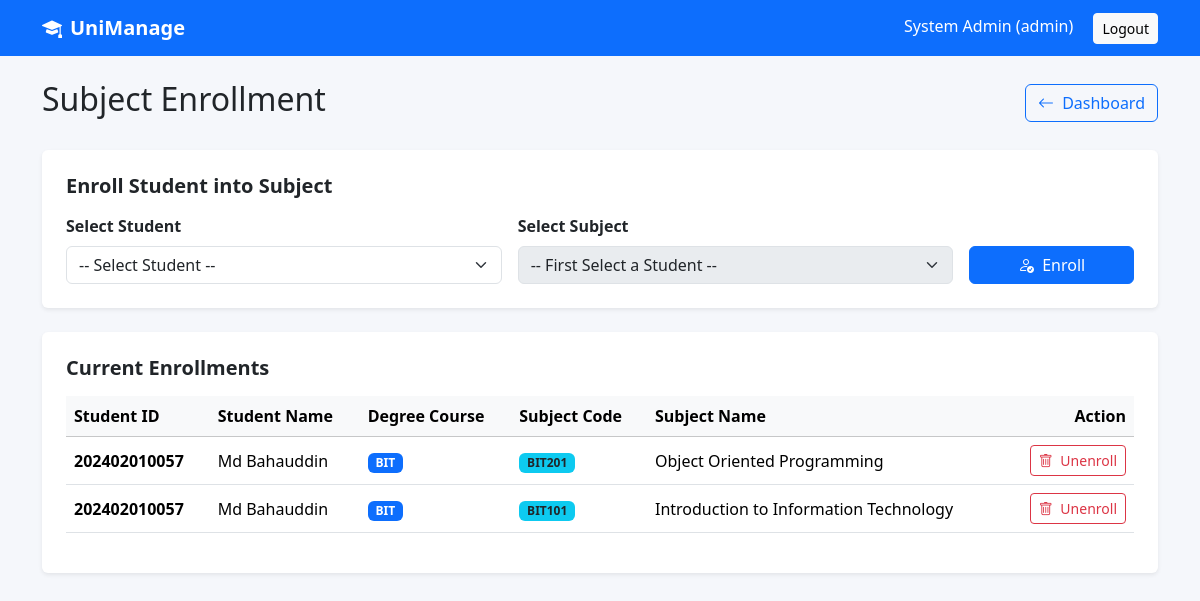
Page /admin/enrollments.php (signed in) on the committed database.
### tables this page shows
CREATE TABLE `enrollments` (
  `id` int(11) NOT NULL,
  `student_id` int(11) NOT NULL,
  `subject_id` int(11) NOT NULL,
  `created_at` timestamp NOT NULL DEFAULT current_timestamp()
);

CREATE TABLE `students` (
  `id` int(11) NOT NULL,
  `user_id` int(11) NOT NULL,
  `course_id` int(11) DEFAULT NULL,
  `student_id` varchar(50) NOT NULL,
  `phone` varchar(30) DEFAULT NULL
);

CREATE TABLE `users` (
  `id` int(11) NOT NULL,
  `name` varchar(100) NOT NULL,
  `email` varchar(150) NOT NULL,
  `password` varchar(255) NOT NULL,
  `role` enum('admin','lecturer','student') NOT NULL,
  `created_at` timestamp NOT NULL DEFAULT current_timestamp()
);

CREATE TABLE `courses` (
  `id` int(11) NOT NULL,
  `program_id` int(11) DEFAULT NULL,
  `course_code` varchar(30) NOT NULL,
  `course_name` varchar(150) NOT NULL,
  `credit_hour` int(11) NOT NULL DEFAULT 3,
  `lecturer_id` int(11) DEFAULT NULL
);

CREATE TABLE `subjects` (
  `id` int(11) NOT NULL,
  `course_id` int(11) NOT NULL,
  `subject_code` varchar(20) NOT NULL,
  `subject_name` varchar(255) NOT NULL,
  `lecturer_id` int(11) DEFAULT NULL,
  `credit_hour` int(11) DEFAULT 3,
  `created_at` timestamp NOT NULL DEFAULT current_timestamp()
);

### config/auth.php (called while the page is built, shortened)
<?php
function e($value) {
    return htmlspecialchars((string)$value, ENT_QUOTES, 'UTF-8');
}

### admin/enrollments.php (the view, shortened to what this page needs)
<?php
$asset_prefix = "../";
require_once "../config/auth.php";
require_once "../config/database.php";
$enrollments = $pdo->query("
    SELECT e.id AS enrollment_id,
           s.student_id AS student_no,
           u.name AS student_name,
           sub.subject_code,
           sub.subject_name,
           c.course_code AS degree_course
    FROM enrollments e
    JOIN students s ON s.id = e.student_id
    JOIN users u ON u.id = s.user_id
    JOIN subjects sub ON sub.id = e.subject_id
    LEFT JOIN courses c ON c.id = sub.course_id
    ORDER BY e.id DESC
")->fetchAll();
include "../partials/header.php";
?>
<div class="d-flex justify-content-between align-items-center mb-4">
    <h2>Subject Enrollment</h2>
    <a href="dashboard.php" class="btn btn-outline-primary"><i class="bi bi-arrow-left me-1"></i> Dashboard</a>
</div>
<div class="card p-4 shadow-sm mb-4">
    <h5 class="fw-bold mb-3">Enroll Student into Subject</h5>
    <form method="post">
        <div class="row g-3">
            <div class="col-md-5">
                <label class="form-label fw-semibold">Select Student</label>
                <select name="student_id" id="studentSelect" class="form-select" required>
                    <option value="">-- Select Student --</option>
                </select>
            </div>
            <div class="col-md-5">
                <label class="form-label fw-semibold">Select Subject</label>
                <select name="subject_id" id="subjectSelect" class="form-select" required disabled>
                    <option value="">-- First Select a Student --</option>
                </select>
            </div>
            <div class="col-md-2 d-flex align-items-end">
                <button type="submit" class="btn btn-primary w-100">
                    <i class="bi bi-person-check me-1"></i> Enroll
                </button>
            </div>
        </div>
    </form>
</div>
<div class="card p-4 shadow-sm">
    <h5 class="fw-bold mb-3">Current Enrollments</h5>
    <div class="table-responsive">
        <table class="table table-hover align-middle">
            <thead class="table-light">
                <tr>
                    <th>Student ID</th>
                    <th>Student Name</th>
                    <th>Degree Course</th>
                    <th>Subject Code</th>
                    <th>Subject Name</th>
                    <th class="text-end">Action</th>
                </tr>
            </thead>
            <tbody>
                <?php if (empty($enrollments)): ?>
                    <tr><td colspan="6" class="text-center text-muted">No subject enrollments found.</td></tr>
                <?php else: ?>
                    <?php foreach ($enrollments as $en): ?>
                        <tr>
                            <td><strong><?= e($en['student_no']) ?></strong></td>
                            <td><?= e($en['student_name']) ?></td>
                            <td>
                                <span class="badge bg-primary"><?= e($en['degree_course'] ?: 'General') ?></span>
                            </td>
                            <td><span class="badge bg-info text-dark"><?= e($en['subject_code']) ?></span></td>
                            <td><?= e($en['subject_name']) ?></td>
                            <td class="text-end">
                                <a href="enrollments.php?action=delete&id=<?= $en['enrollment_id'] ?>"
                                   class="btn btn-sm btn-outline-danger"
                                   onclick="return confirm('Are you sure you want to unenroll this student?');">
                                   <i class="bi bi-trash me-1"></i> Unenroll
                                </a>
                            </td>
                        </tr>
                    <?php endforeach; ?>
                <?php endif; ?>
            </tbody>
        </table>
    </div>
</div>
<?php include "../partials/footer.php"; ?>

### partials/header.php (shortened to what this page needs)
<?php
require_once __DIR__ . '/../config/auth.php';
?>
<!doctype html>
<html lang="en">
<head>
<link href="https://cdn.jsdelivr.net/npm/bootstrap@5.3.3/dist/css/bootstrap.min.css" rel="stylesheet">
<link href="https://cdn.jsdelivr.net/npm/bootstrap-icons@1.11.3/font/bootstrap-icons.css" rel="stylesheet">
<link href="<?= isset($asset_prefix) ? $asset_prefix : '' ?>assets/css/style.css" rel="stylesheet">
</head>
<body>
<nav class="navbar navbar-expand-lg navbar-dark bg-primary">
<div class="container">
<a class="navbar-brand fw-bold" href="<?= isset($asset_prefix) ? $asset_prefix : '' ?>index.php">
    <i class="bi bi-mortarboard-fill me-2"></i>UniManage
</a>
<div class="ms-auto text-white">
<?php if(isset($_SESSION['user'])): ?>
<span class="me-3"><?= e($_SESSION['user']['name']) ?> (<?= e($_SESSION['user']['role']) ?>)</span>
<a class="btn btn-light btn-sm" href="<?= isset($asset_prefix) ? $asset_prefix : '' ?>logout.php">Logout</a>
<?php endif; ?>
</div>
</div>
</nav>
<div class="container py-4">

### partials/footer.php (shortened to what this page needs)
</div>
</body>
</html>

### assets/css/style.css (style rules this page uses)
body { background:#f5f7fb }
.card { border:0;box-shadow:0 4px 18px rgba(0,0,0,.06) }
.table td,.table th { vertical-align:middle }

### rows in the picture
enrollments: student.student_id "202402010057", users.name "Md Bahauddin", courses.course_code "BIT", subject.subject_code "BIT201", subject.subject_name "Object Oriented Programming"
enrollments: student.student_id "202402010057", users.name "Md Bahauddin", courses.course_code "BIT", subject.subject_code "BIT101", subject.subject_name "Introduction to Information Technology"

### other values in the picture
$_SESSION['user']['name'] "System Admin"
$_SESSION['user']['role'] "admin"
